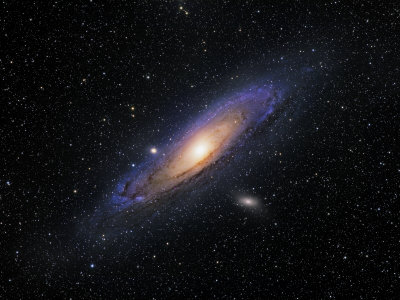
%> input picture Traitement d'images/andromeda.bmp, 400 x 300 px
$ octave exemple_1_3.m   (GNU Octave 9; MATLAB toolbox functions it lacks are replaced by stand-ins)
%> lines starting %> are read from the running program, lines starting %| are printed output that depends on the picture
close all
clear all

A = imread('andromeda.bmp');
%> A is the input picture: size 300x400x3 uint8; mean R, G, B 21.4, 21.5, 25.4
A = double(A);
%> A: size 300x400x3 double

% Copie de A dans B
B(1:size(A, 1), 1:size(A, 2), 1:3) = A(1:size(A, 1), 1:size(A, 2), 1:3);

% Modifications sur la copie B : ajout carré blanc
B(10:20, 10:20, 1:3) = 255;

% Ajout carré de pixels (70, 100, 125) à partir de 50*50
B(50:100, 50:100, 1) = 70;
B(50:100, 50:100, 2) = 100;
B(50:100, 50:100, 3) = 125;

% Même carré en rouge
B(50:100, 50:100, 1) = 255;
B(50:100, 50:100, 2) = 0;
B(50:100, 50:100, 3) = 0;
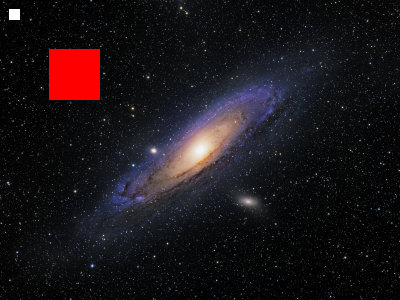
%> B: size 300x400x3 double; mean R, G, B 26.9, 21.6, 25.5

% Affichage
A = uint8(A);
B = uint8(B);
%> B: size 300x400x3 uint8

%{
% Canal rouge
subplot(311), imshow(B(:, :, 1))
% Canal vert
subplot(312), imshow(B(:, :, 2))
% Canal bleu
subplot(313), imshow(B(:, :, 3))
%}

% Canal rouge dans canal vert et vert dans rouge
% Copie canal vert de A dans C temporaire
C = A(:,:,2);
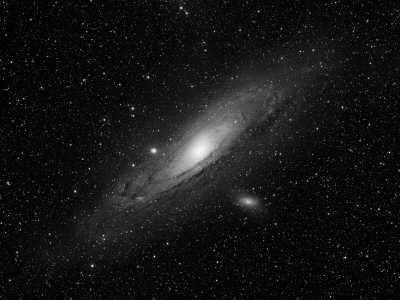
%> C: size 300x400 uint8; min 0, max 244, mean 21.5
% Copie canal rouge de A dans canal vert de A
A(:,:,2) = A(:,:,1);
%> A: size 300x400x3 uint8
% Copie canal vert de C dans canal rouge de A
A(:,:,1) = C;

% Permutation circulaire

imshow(A)
